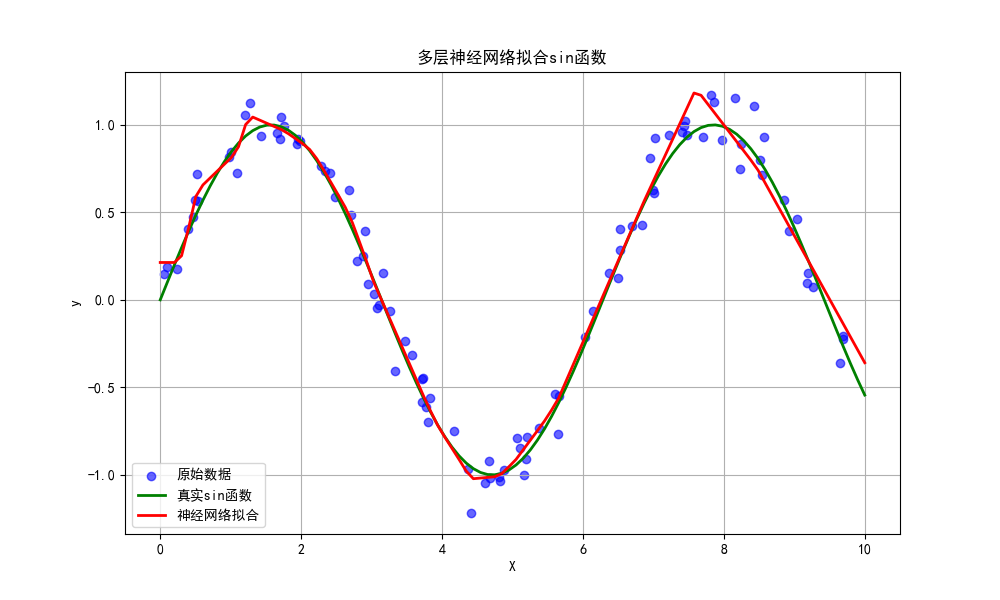

This figure's Python source:
import torch
import torch.nn as nn
import numpy as np
import matplotlib.pyplot as plt

# 设置matplotlib中文字体
plt.rcParams["font.family"] = ["SimHei", "WenQuanYi Micro Hei", "Heiti TC"]
plt.rcParams['axes.unicode_minus'] = False  # 解决负号显示问题

# 1. 生成sin函数模拟数据
X_numpy = np.random.rand(100, 1) * 10  # 生成0到10之间的随机数
# 生成sin函数值并添加一些噪声
y_numpy = np.sin(X_numpy) + 0.1 * np.random.randn(100, 1)

# 转换为PyTorch张量
X = torch.from_numpy(X_numpy).float()
y = torch.from_numpy(y_numpy).float()

print("数据生成完成。")
print("---" * 10)

# 2. 定义多层神经网络模型
class MLP(nn.Module):
    def __init__(self, input_dim, hidden_dim1, hidden_dim2, output_dim):
        super(MLP, self).__init__()
        self.fc1 = nn.Linear(input_dim, hidden_dim1)
        self.relu1 = nn.ReLU()
        self.fc2 = nn.Linear(hidden_dim1, hidden_dim2)
        self.relu2 = nn.ReLU()
        self.fc3 = nn.Linear(hidden_dim2, output_dim)
    
    def forward(self, x):
        out = self.fc1(x)
        out = self.relu1(out)
        out = self.fc2(out)
        out = self.relu2(out)
        out = self.fc3(out)
        return out

# 初始化模型
input_dim = 1  # 输入特征维度
hidden_dim1 = 128  # 第一个隐藏层节点数
hidden_dim2 = 32  # 第二个隐藏层节点数
output_dim = 1  # 输出维度

model = MLP(input_dim, hidden_dim1, hidden_dim2, output_dim)
print("多层神经网络模型初始化完成。")
print(model)
print("---" * 10)

# 3. 定义损失函数和优化器
loss_fn = torch.nn.MSELoss()
optimizer = torch.optim.Adam(model.parameters(), lr=0.01)

# 4. 训练模型
num_epochs = 2000
for epoch in range(num_epochs):
    # 前向传播：计算预测值
    y_pred = model(X)

    # 计算损失
    loss = loss_fn(y_pred, y)

    # 反向传播和优化
    optimizer.zero_grad()
    loss.backward()
    optimizer.step()

    # 每100个epoch打印一次损失
    if (epoch + 1) % 100 == 0:
        print(f'Epoch [{epoch + 1}/{num_epochs}], Loss: {loss.item():.4f}')

# 5. 打印训练完成信息
print("\n训练完成！")
print("---" * 10)

# 6. 绘制结果
with torch.no_grad():
    # 生成用于绘图的连续x值
    x_plot = np.linspace(0, 10, 100).reshape(-1, 1)
    x_plot_tensor = torch.from_numpy(x_plot).float()
    y_predicted = model(x_plot_tensor).numpy()

plt.figure(figsize=(10, 6))
plt.scatter(X_numpy, y_numpy, label='原始数据', color='blue', alpha=0.6)
plt.plot(x_plot, np.sin(x_plot), label='真实sin函数', color='green', linewidth=2)
plt.plot(x_plot, y_predicted, label='神经网络拟合', color='red', linewidth=2)
plt.xlabel('X')
plt.ylabel('y')
plt.legend()
plt.grid(True)
plt.title('多层神经网络拟合sin函数')
plt.show()

# 7. 保存模型（可选）
# torch.save(model.state_dict(), 'sin_model.pth')
print("模型拟合和可视化完成。")
